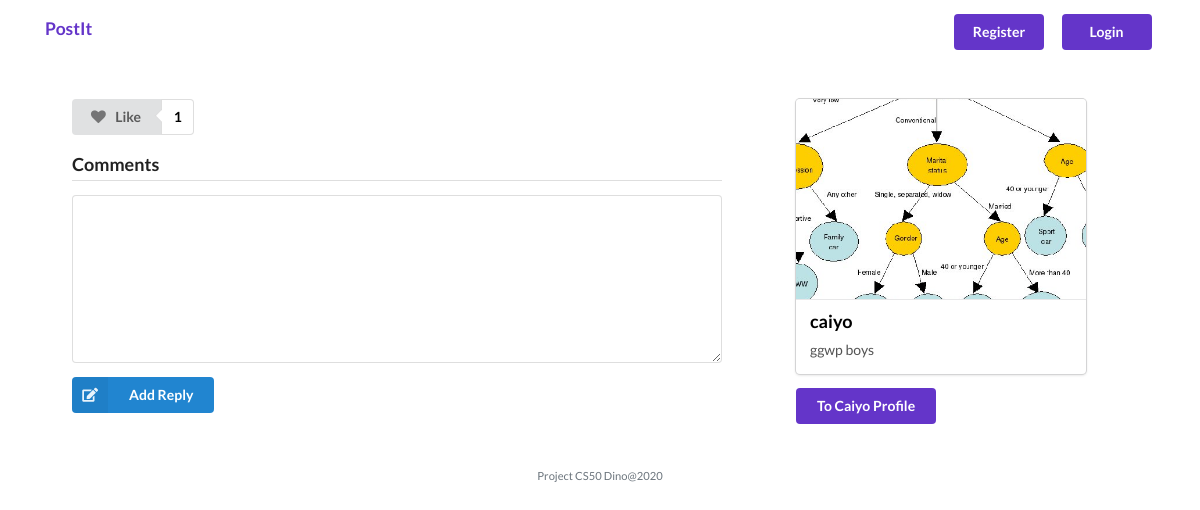
Page /post/7 on the committed database.
### models/Model.py (models this page shows, shortened)
class Post(db.Model):
    id = db.Column(db.Integer, primary_key=True)
    caption = db.Column(db.String(80),  nullable=False)
    foto = db.Column(db.String(120), nullable=False)
    user_id = db.Column(db.Integer, db.ForeignKey('user.id'),
        nullable=False)
    users = db.relationship('User', backref='user')
    userlikes = db.relationship('User', secondary=likes,
        backref=db.backref('likes', lazy='dynamic'))
    UserComment = db.relationship('Comment')
    created_date = db.Column(db.DateTime,
                                    default=datetime.now,
                                    nullable=True)
    def data(self,a):
        return{
            "id":self.id,
            "caption":self.caption,
            "foto":self.foto,
            "users":self.users.username,
            "totallike":len(self.userlikes)  ,
            "userlikes":checkdata(a,self.userlikes )
        }

class User(db.Model):
    id = db.Column(db.Integer, primary_key=True)
    username = db.Column(db.String(80), nullable=False)
    password = db.Column(db.String(120),  nullable=False)
    posts = db.relationship('Post', backref='post')
    prodlikes = db.relationship('Post', secondary=likes,
        backref=db.backref('likes', lazy='dynamic'))
    UserComment = db.relationship('Comment')

### app/views.py (the view, shortened to what this page needs)
@app.route("/post/<postid>",methods=['GET','POST'])
def postdetail(postid):
    if request.method == "POST":
        if not request.form.get("comment"):
            flash('must have comment','error')
            return redirect(request.url)
        if not session.get("user_id"):
            flash('harus login','error')
            return redirect(request.url)
        print(request.form.get("comment"))
        userid=session.get("user_id")
        print(userid)
        try:
            a = Comment(comments=request.form.get("comment"),user_id=userid,post_id=postid)
            db.session.add(a)
            db.session.commit()
        except IntegrityError:
            print('lewat sini')
            flash('harus contraint','error')
        return redirect(request.url)
    else:
        post=Post.query.filter(Post.id == postid).first()
        result = db.session.execute('select p.username,c.comments,c.created_date from Comment c join user p on p.id =c.user_id where c.post_id=:postid ;',{"postid":postid}).fetchall()
        comments=[]
        print(comments)
        return render_template('postdetail.html',postid=postid,data=post,comments=comments)

### models/Model.py (called while the page is built)
def checkdata(param,data):
    for da in data:
        if da.id == param:
            return True
    return False

### app/templates/postdetail.html (shortened to what this page needs)
{% extends "layout.html" %}
{% block main %}
  <div class="container p-5">
    <div class="row ">
      <div class="col-md-8">
        <div id='likedcontain'>
          {% if data.data(session.user_id)["userlikes"] %}
          <div class="ui animated labeled button" tabindex="0">
            <div class="ui red button" id='tidaksuka' onclick="unlike()">
              <i class="heart icon"></i> Liked
            </div>
            <a class="ui basic red left pointing label">
              {% if data %}
                {{data.data(session.user_id)["totallike"]}}
              {% else %}
                100
              {% endif %}
            </a>
          </div>
          {% else %}
          <div class="ui labeled button" tabindex="0">
            <div class="ui gray button" id='like' onclick="like()">
              <i class="heart icon"></i> Like
            </div>
            <a class="ui basic gray left pointing label">
              {% if data %}
                {{data.data(session.user_id)["totallike"]}}
              {% else %}
                100
              {% endif %}
            </a>
          </div>
          {% endif %}
        </div>
        <div class="ui comments">
            <h3 class="ui dividing header">Comments</h3>
            <form class="ui reply form" action="/post/{{postid}}" method="post">
              <div class="field">
                <textarea name='comment'></textarea>
              </div>
              <button type="submit" class="ui blue labeled submit icon button">
                <i class="icon edit"></i> Add Reply
              </button>
            </form>
          </div>
      </div>
      <div class="col-md-4">
        <div class="ui card">
          <div class="image">
            <img src="{{data.foto}}" style="height: 200px;object-fit: cover;">
          </div>
          <div class="content">
            <a class="header" href="/user/{{data.user_id}}">{{data.data(session.user_id)["users"]}}</a>
            <div class="description">
            {{data.caption}}
            </div>
          </div>
        </div>
        <a class=" ui button violet text-white" style="text-transform: capitalize;" href="/user/{{data.user_id}}">To {{data.data(session.user_id)["users"]}} Profile</a>
      </div>
    </div>
  </div>
{% endblock %}

### app/static/css/style.css (style rules this page uses)
* { padding: 0; margin: 0; }
body { font-family: 'Lato', sans-serif !important; }
main img { max-width: 100%; }
main a { color: black !important; }

### rows in the picture
Post: caption+foto "1", foto (picture), caption+foto "caiyo", caption "ggwp boys", caption+foto "Caiyo"
